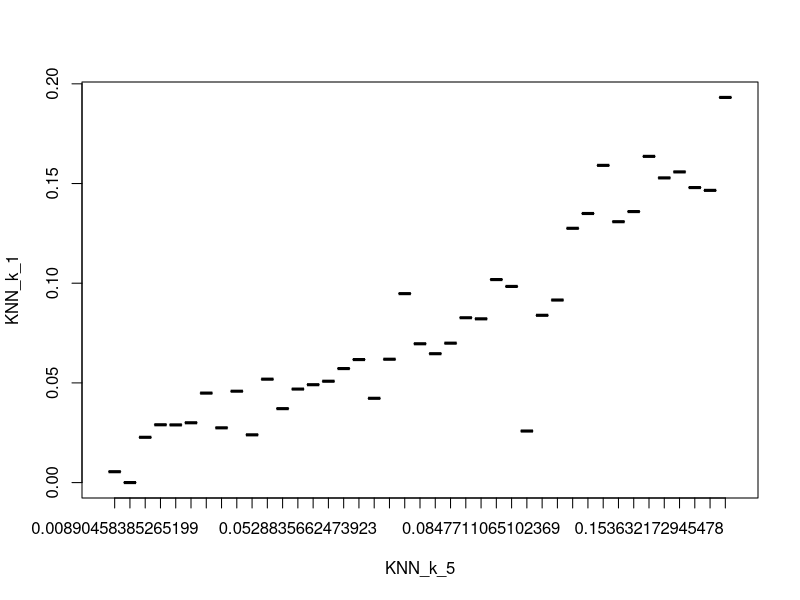

This figure's R source:
knn_5<-c(0.008904583852651988,0.16074987454297798,0.1913656300823025,0.05625031902404165,0.11559056739779631,0.038407374215849444,0.07370260618494036,0.07532935480238712,0.045757511637748625,0.1784621001488471,0.1092140921409214,0.07531421838177534,0.118798304662179,0.04849042959481142,0.052883566247392266,0.14675171273328608,0.08477110651023695,0.041873788861740674,0.04273103330632436,0.060124910373976374,0.10729847494553377,0.03461538461538462,0.09495238929416033,0.03209507883420927,0.05271157587548638,0.1896551724137931,0.0944933643059082,0.07237735117316269,0.11625053350405463,0.1,0.07992755335065753,0.05874219446922391,0.07727465986394558,0.06657535718122247,0.15363217294547765,0.10253284572666937,0.04790419161676647,0.063100766821471,0.02922077922077922,0.16792929292929293,0.01293103448275862)
knn_1<-c(0.0054563079905830215,0.15281382177933903,0.1931890986151496,0.04910418049104181,0.13495005663680362,0.0300004267486024,0.09477243370564548,0.06463236122058327,0.04583685992382565,0.1479624792877805,0.12755194218608853,0.0696190102120974,0.13083662784485522,0.05186323472915866,0.04690868779623439,0.13592015119300732,0.0821256038647343,0.044885837054511754,0.02746385773380528,0.05719083739009019,0.09155278272925331,0.02893110905159098,0.09839337329045658,0.02898948877209747,0.03708657587548638,0.14655172413793102,0.10183134352547134,0.06187844538629879,0.15911758429364065,0.025871857258718572,0.08268367587999055,0.05084745762711865,0.06992908770651117,0.042270920614459126,0.1636266094420601,0.08390898008939456,0.023952095808383235,0.06171022788638082,0.022727272727272728,0.15583251873574455,0.0)

knn<-data.frame(KNN_k_1=knn_1,KNN_k_5=knn_5)
boxplot(KNN_k_1~KNN_k_5,data=knn)
